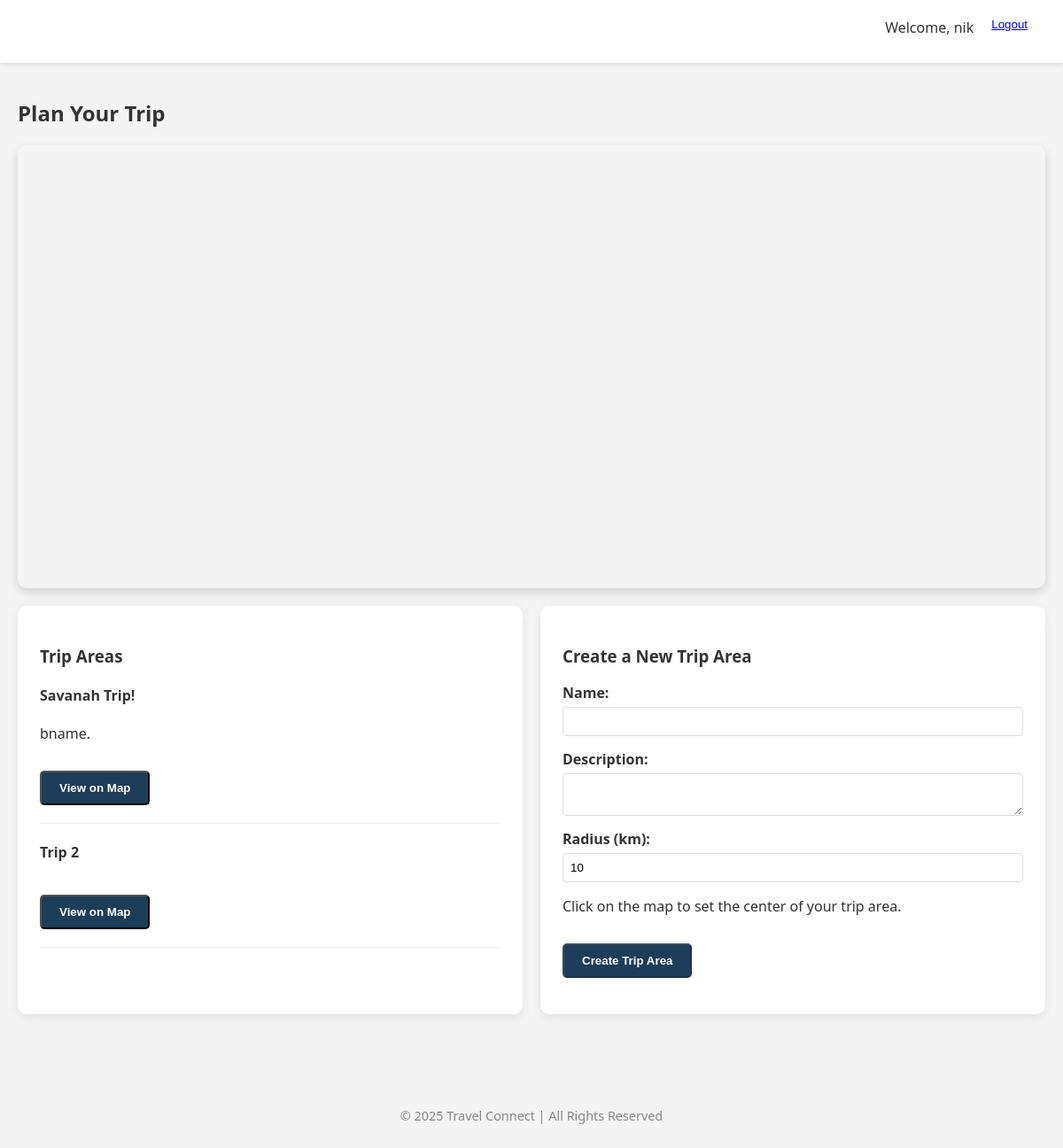
Page /map/ (signed in) on the committed database.
### pages/models.py (models this page shows, shortened)
class User(AbstractUser):
    ROLE_CHOICES = (
        ('traveler', 'Traveler'),
        ('guide', 'Tour Guide'),
        ('admin', 'Admin'),
    )
    role = models.CharField(max_length=20, choices=ROLE_CHOICES, default='traveler')

class TripArea(models.Model):
    user = models.ForeignKey(User, on_delete=models.CASCADE, related_name='trip_areas')
    name = models.CharField(max_length=100)
    description = models.TextField(blank=True)
    latitude = models.FloatField()
    longitude = models.FloatField()
    radius = models.FloatField()  # in kilometers
    created_at = models.DateTimeField(auto_now_add=True)

### pages/views.py (the view, shortened to what this page needs)
# urls.py: path('map/', views.map_ui, name='map_ui'),
@login_required
def map_ui(request):
    api_key = 'AIzaSyClWa93Hx08igxCiwgj3oD64ia9DlYAfLM'  # Replace with your actual API key if needed
    trip_areas = TripArea.objects.filter(user=request.user)
    return render(request, 'pages/map_ui.html', {
        'api_key': api_key,
        'trip_areas': trip_areas
    })

### pages/templates/pages/map_ui.html (shortened to what this page needs)
{% extends 'pages/base.html' %}
{% block content %}
<div class="map-container">
    <h2>Plan Your Trip</h2>
    <div class="map-interface">
        <div id="map" style="height: 500px; width: 100%;"></div>
        <div class="map-controls">
            <div class="trip-area-section">
                <h3>Trip Areas</h3>
                {% if trip_areas %}
                    <ul class="trip-areas-list">
                        {% for area in trip_areas %}
                            <li>
                                <h4>{{ area.name }}</h4>
                                <p>{{ area.description }}</p>
                                <button class="btn view-area" data-lat="{{ area.latitude }}" data-lng="{{ area.longitude }}" data-radius="{{ area.radius }}">View on Map</button>
                            </li>
                        {% endfor %}
                    </ul>
                {% else %}
                    <p>No trip areas created yet. Use the map to create your first trip area.</p>
                {% endif %}
            </div>
            <div class="create-trip-area">
                <h3>Create a New Trip Area</h3>
                <form id="trip-area-form" method="post">
                    <div class="form-group">
                        <label for="name">Name:</label>
                        <input type="text" id="name" name="name" required>
                    </div>
                    <div class="form-group">
                        <label for="description">Description:</label>
                        <textarea id="description" name="description"></textarea>
                    </div>
                    <div class="form-group">
                        <label for="radius">Radius (km):</label>
                        <input type="number" id="radius" name="radius" value="10" min="1" max="100">
                    </div>
                    <p>Click on the map to set the center of your trip area.</p>
                    <button type="submit" class="btn" disabled id="submit-trip-area">Create Trip Area</button>
                </form>
            </div>
        </div>
    </div>
</div>
{% endblock %}

### pages/templates/pages/base.html (shortened to what this page needs)
{% load static %}
<link rel="stylesheet" href="{% static 'core/style.css' %}">
<!DOCTYPE html>
<html>
<head>
    <link rel="stylesheet" href="{% static 'core/style.css' %}">
</head>
<body>
    <nav>
        {% if user.is_authenticated %}
            <span>Welcome, {{ user.username }}</span>
            <form method="post" action="{% url 'logout' %}" style="display:inline;">
                <button type="submit" style="background:none; border:none; padding:0; color:blue; text-decoration:underline; cursor:pointer;">
                    Logout
                </button>
            </form>
        {% else %}
            <a href="{% url 'login' %}">Login</a>
            <a href="{% url 'signup' %}">Sign Up</a>
        {% endif %}
    </nav>
    {% block content %}{% endblock %}
    <footer>
        <p>&copy; 2025 Travel Connect | All Rights Reserved</p>
    </footer>
</body>
</html>

### pages/static/core/style.css (style rules this page uses)
body { font-family: 'Segoe UI', sans-serif; margin: 0; padding: 0; background-color: #f4f4f4; color: #333; }
nav { display: flex; justify-content: flex-end; gap: 20px; padding: 20px 40px; background-color: #ffffff; box-shadow: 0 2px 5px rgba(0,0,0,0.1); }
.btn { display: inline-block; background-color: #1e3d58; color: white; padding: 10px 20px; border-radius: 5px; margin-top: 15px; font-weight: 600; }
footer { text-align: center; padding: 30px 20px; margin-top: 60px; color: #888; font-size: 0.9rem; }
.map-container { max-width: 1200px; margin: 40px auto; padding: 0 20px; }
.map-interface { display: flex; flex-direction: column; gap: 20px; }
#map { border-radius: 10px; box-shadow: 0 4px 12px rgba(0,0,0,0.15); }
.map-controls { display: flex; flex-wrap: wrap; gap: 20px; }
.trip-area-section, .create-trip-area, .create-location { background-color: white; border-radius: 10px; padding: 25px; box-shadow: 0 4px 12px rgba(0,0,0,0.08); flex: 1; min-width: 300px; }
.form-group { margin-bottom: 15px; }
.form-group label { display: block; margin-bottom: 5px; font-weight: 600; }
.form-group input, .form-group textarea { width: 100%; padding: 8px; border: 1px solid #ddd; border-radius: 4px; }
.trip-areas-list { list-style: none; padding: 0; }
.trip-areas-list li { margin-bottom: 20px; padding-bottom: 20px; border-bottom: 1px solid #eee; }

### rows in the picture
User: username "nik"
TripArea: name "Savanah Trip!", description "bname."
TripArea: name "Trip 2"
